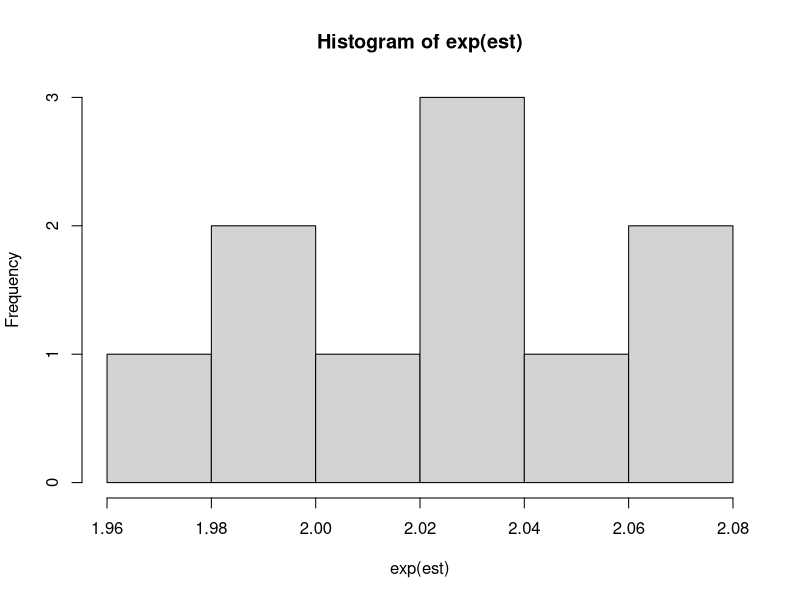
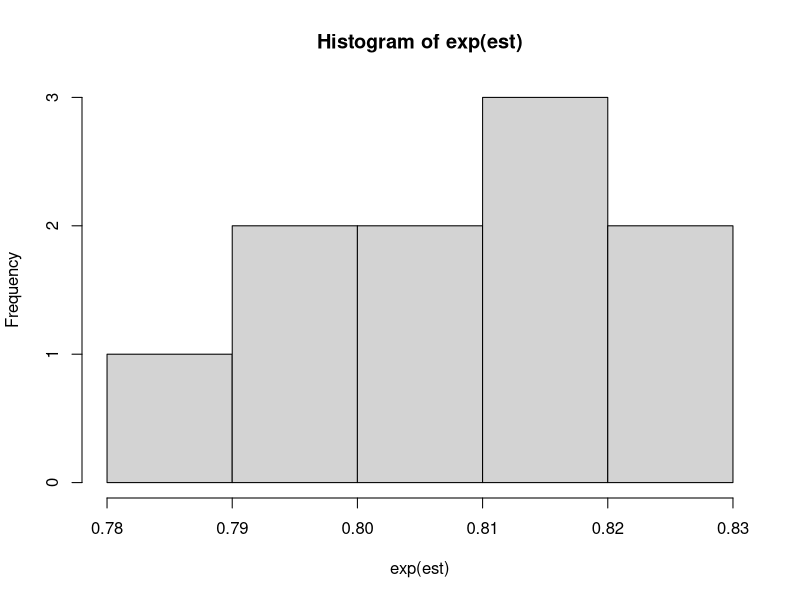

Write R code to recreate these figures, in order.
# A Regression weighting approach to uncontrolled confounding
# by Paul Brendel

# Create data --------------------------------------------------------------------------------------

set.seed(1234)
n <- 100000

C <- rbinom(n, 1, .5)
U <- rbinom(n, 1, .5)
X  <- rbinom(n, 1, plogis(-.5 + .5 * C + 1.5 * U))
Y  <- rbinom(n, 1, plogis(-.5 + log(2) * X + .5 * C + 1.5 * U))

#note that P(Y=1|X=1,C=c,U=u)/P(Y=1|X=0,C=c,U=u) should equal expit(log(2))
#thus odds(Y=1|X=1,C=c,U=u)/odds(Y=1|X=0,C=c,U=u) = ORyx = exp(log(2)) = 2 

df <- data.frame(X, Y, C, U)
rm(C, U, X, Y)

# Compare biased model to bias-free model ------------------------------------------------------------

no_bias <- glm(Y ~ X + C + U, family = binomial(link = "logit"), data = df) #model with no bias
exp(coef(no_bias)[2])
exp(coef(no_bias)[2] + summary(no_bias)$coef[2, 2] * qnorm(.025))
exp(coef(no_bias)[2] + summary(no_bias)$coef[2, 2] * qnorm(.975))
#ORyx = 2.02 (1.96, 2.09)

uc_bias <- glm(Y ~ X + C, family = binomial(link = "logit"), data = df) #model with uncontrolled confounding
exp(coef(uc_bias)[2])
exp(coef(uc_bias)[2] + summary(uc_bias)$coef[2, 2] * qnorm(.025))
exp(coef(uc_bias)[2] + summary(uc_bias)$coef[2, 2] * qnorm(.975))
#ORyx = 3.11 (3.03, 3.20)

# Model P(U=1|X,C,Y) and obtain regression parameters ------------------------------------------------

u_model <- glm(U ~ X + C + Y, family = binomial(link = "logit"), data = df)
U0 <- coef(u_model)[1]
U1 <- coef(u_model)[2]
U2 <- coef(u_model)[3]
U3 <- coef(u_model)[4]

# Create bootstrap function --------------------------------------------------------------------------

fun <- function (cU, cUX, cUC, cUY) {
  set.seed(1234)
  est <- vector()
  nreps <- 10 #can vary number of bootstrap samples
  
  for(i in 1:nreps){
    bdf <- df[sample(1:nrow(df), n, replace=TRUE), ] #random samping with replacement
    
    pU <- plogis(cU + cUX * bdf$X + cUC * bdf$C + cUY * bdf$Y) #model the probability of U
    
    combined <- bdf[rep(seq_len(nrow(bdf)), 2), ] #duplicate data
    combined$Usim <- rep(c(1, 0), each=n) #Usim=1 in first copy, Usim=0 in second copy
    combined$pU <- c(pU, 1 - pU) #when Usim=1, pU is prob of U=1; when Usim=0, pU is prob of U=0
    
    Final <- glm(Y ~ X + C + Usim, family = binomial(link = "logit"), weights=pU, data=combined)
    est[i] <- coef(Final)[2]
  }
  
  out <- list(exp(median(est)), exp(quantile(est, c(.025, .975))), hist(exp(est)))
  return(out)
}

# Apply functions ------------------------------------------------------------------------------------

# Known, correct bias parameters   
fun(cU = U0, cUX = U1, cUC = U2, cUY = U3)
# ORyx = 2.02 (1.98, 2.06)

# Incorret bias parameters
fun(cU = 2 * U0, cUX = 2 * U1, cUC = 2 * U2, cUY = 2 * U3)
# ORyx = 0.80 (0.79, 0.82)








